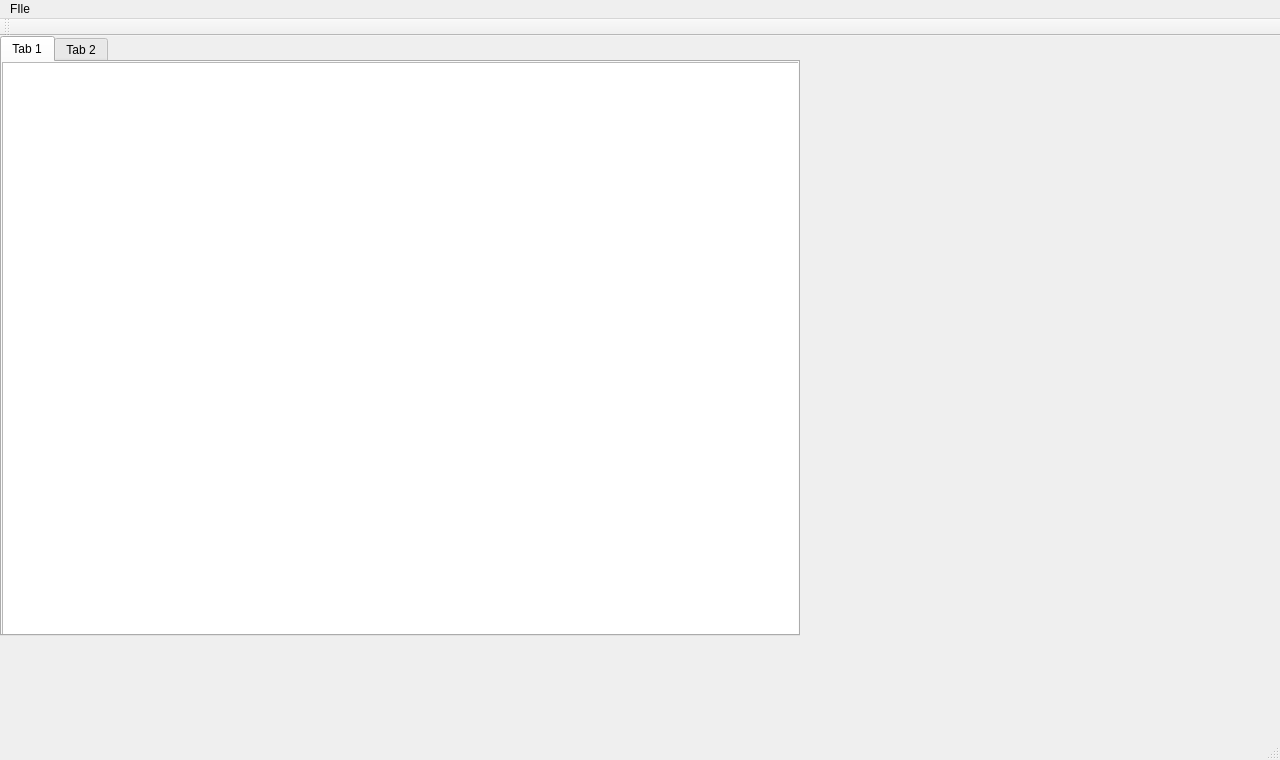
<?xml version="1.0" encoding="UTF-8"?>
<ui version="4.0">
 <class>MainWindow</class>
 <widget class="QMainWindow" name="MainWindow">
  <property name="geometry">
   <rect>
    <x>0</x>
    <y>0</y>
    <width>1280</width>
    <height>760</height>
   </rect>
  </property>
  <property name="windowTitle">
   <string>MainWindow</string>
  </property>
  <widget class="QWidget" name="centralWidget">
   <widget class="QTabWidget" name="tabPictures">
    <property name="geometry">
     <rect>
      <x>0</x>
      <y>0</y>
      <width>800</width>
      <height>600</height>
     </rect>
    </property>
    <property name="currentIndex">
     <number>0</number>
    </property>
    <widget class="QWidget" name="tabPositive">
     <attribute name="title">
      <string>Tab 1</string>
     </attribute>
     <widget class="QGraphicsView" name="gViewPossitive">
      <property name="geometry">
       <rect>
        <x>0</x>
        <y>0</y>
        <width>800</width>
        <height>600</height>
       </rect>
      </property>
     </widget>
    </widget>
    <widget class="QWidget" name="tabNegative">
     <attribute name="title">
      <string>Tab 2</string>
     </attribute>
     <widget class="QGraphicsView" name="gViewNegative">
      <property name="geometry">
       <rect>
        <x>0</x>
        <y>0</y>
        <width>800</width>
        <height>600</height>
       </rect>
      </property>
     </widget>
    </widget>
   </widget>
  </widget>
  <widget class="QMenuBar" name="menuBar">
   <property name="geometry">
    <rect>
     <x>0</x>
     <y>0</y>
     <width>1280</width>
     <height>21</height>
    </rect>
   </property>
   <widget class="QMenu" name="menuFIle">
    <property name="title">
     <string>FIle</string>
    </property>
    <addaction name="actionOpen_path"/>
   </widget>
   <addaction name="menuFIle"/>
  </widget>
  <widget class="QToolBar" name="mainToolBar">
   <attribute name="toolBarArea">
    <enum>TopToolBarArea</enum>
   </attribute>
   <attribute name="toolBarBreak">
    <bool>false</bool>
   </attribute>
  </widget>
  <widget class="QStatusBar" name="statusBar"/>
  <action name="actionOpen_path">
   <property name="text">
    <string>Open path</string>
   </property>
  </action>
 </widget>
 <layoutdefault spacing="6" margin="11"/>
 <resources/>
 <connections/>
</ui>
